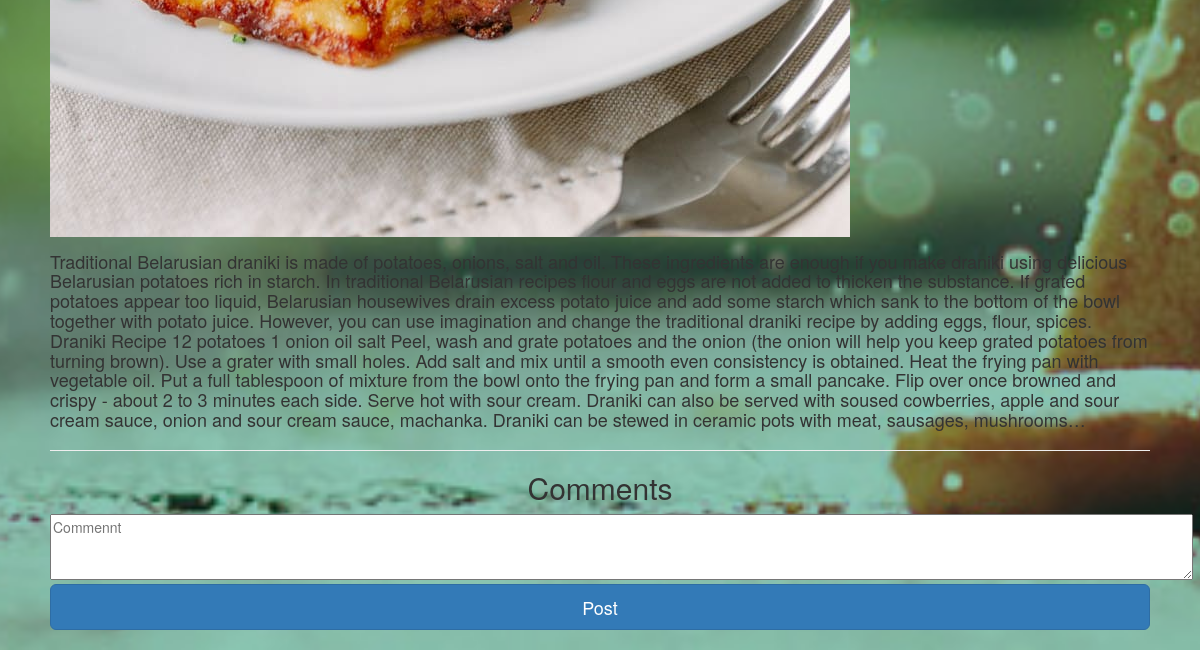
Before: /dish/1/ (signed in, lower part) with the older database file.
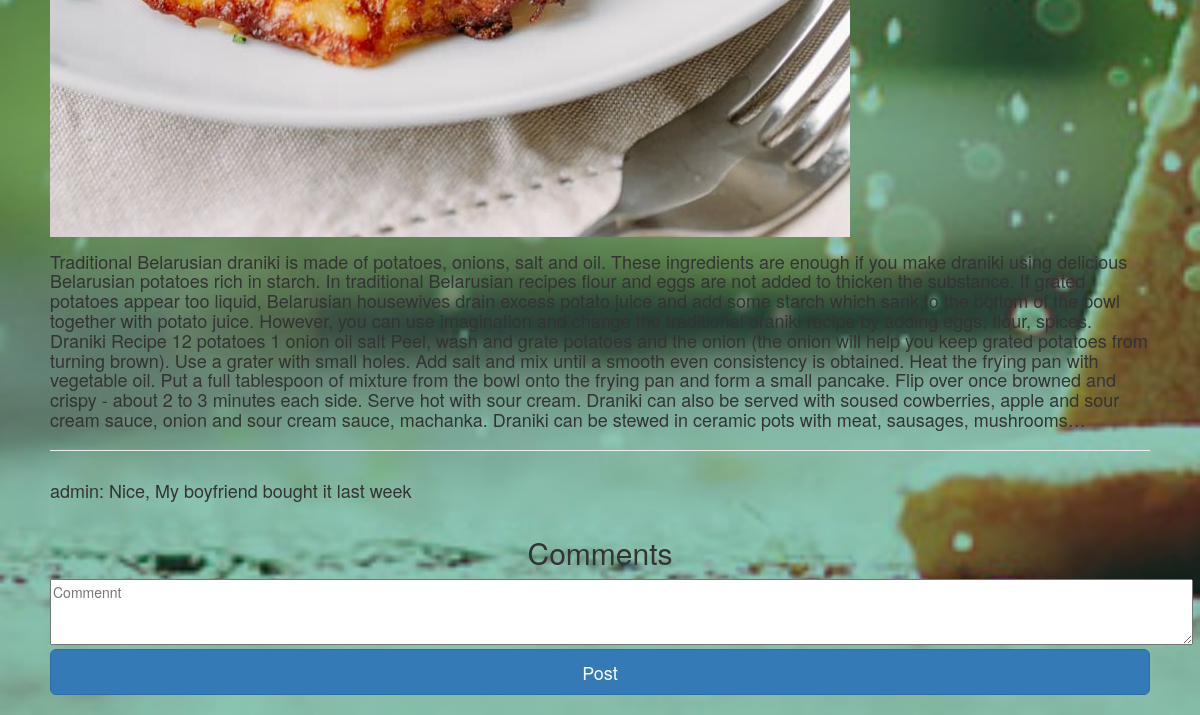
After: the same page with the newer database file.
### base/models.py (models this page shows, shortened)
class DishImg(models.Model):
    name = models.CharField(max_length=256, help_text='name of picture (name_"img")')
    dish = models.ForeignKey(Dish, on_delete=models.CASCADE, null=True)
    img = models.ImageField(upload_to='base/dish_img/')
    is_active = models.BooleanField(default=False)
    upload = models.DateTimeField(auto_now_add=True, auto_now=False)
    class Meta:
        verbose_name = "Image"
        verbose_name_plural = "Images"

class Comment(models.Model):
    comment = models.CharField(max_length=5000, blank=True)
    dish = models.ForeignKey(Dish, on_delete=models.CASCADE, null=True)
    user = models.ForeignKey(User, null=True)
    is_active = models.BooleanField(default=False)
    is_created = models.DateTimeField(auto_now_add=True, auto_now=False)
    is_updated = models.DateTimeField(auto_now_add=False, auto_now=True)
    class Meta:
        verbose_name = "Comment"
        verbose_name_plural = "Comments"

### base/views.py (the view, shortened to what this page needs)
# urls.py: url(r'^dish/(?P<pk>[0-9]+)/$', views.DishView.as_view(), name='dish'),
class DishView(DetailView):
    model = Dish
    template_name = 'base/dish.html'
    form_class = CommentForm
    def get(self, request, *args, **kwargs):
        self.object = self.get_object()
        context = self.get_context_data(object=self.object)
        context['form'] = self.form_class(None)
        return self.render_to_response(context)

### base/forms.py
class CommentForm(forms.ModelForm):
    class Meta:
        model = Comment
        fields = ['comment']

### templates/base/dish.html (shortened to what this page needs)
{% extends 'base.html' %}
{% load static %}
{% block content %}
<div id="page-content-wrapper">
    <div class="container-fluid">
        {% for object in dish.dishimg_set.all %}
            <label for="object{{forloop.counter}}">
            <img src="{{ object.img.url }}">
            </label><br>
        {% endfor %}
        <h4>{{ dish.recipe}}</h4>
    <hr>
        {% for object in dish.comment_set.all %}
            <label for="ctr{{forloop.counter}}">
            {% include 'base/comment_object.html'%}
            </label>
        {% endfor %}
     <form action="" method="post" class="form-inline text-center">
        <h2 class="form-signin-heading">Comments</h2>
         {% for field in form %}
             <textarea placeholder="Commennt" rows="3" cols="150" form="{{ field.comment }}"></textarea>
         {% endfor %}
        <button class="btn btn-lg btn-primary btn-block" type="submit">Post</button>
    </form>
    </div>
</div>
{% endblock %}

### templates/base/comment_object.html
<div class="">
    <h4>{{ object.user }}: {{ object.comment }}</h4>
</div>

Changed rows visible on the page:
added Comment: user "admin", comment "Nice, My boyfriend bought it last week"
